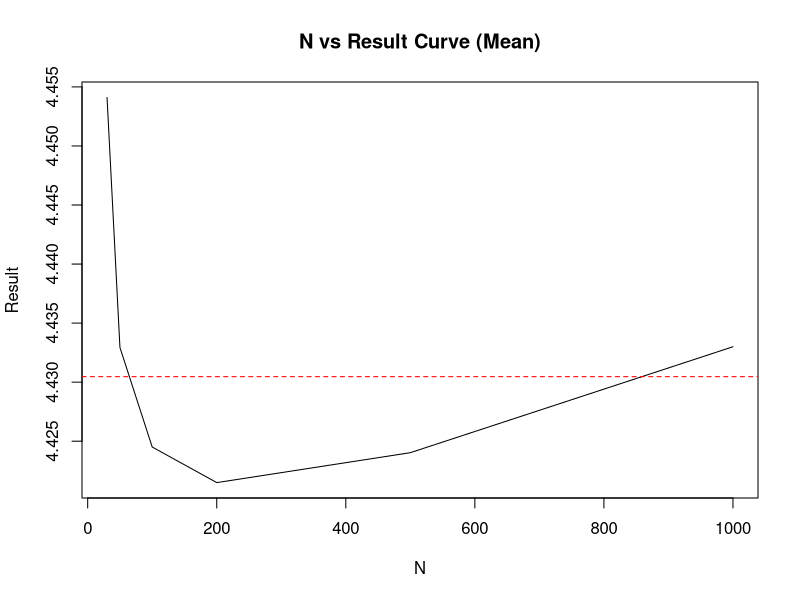
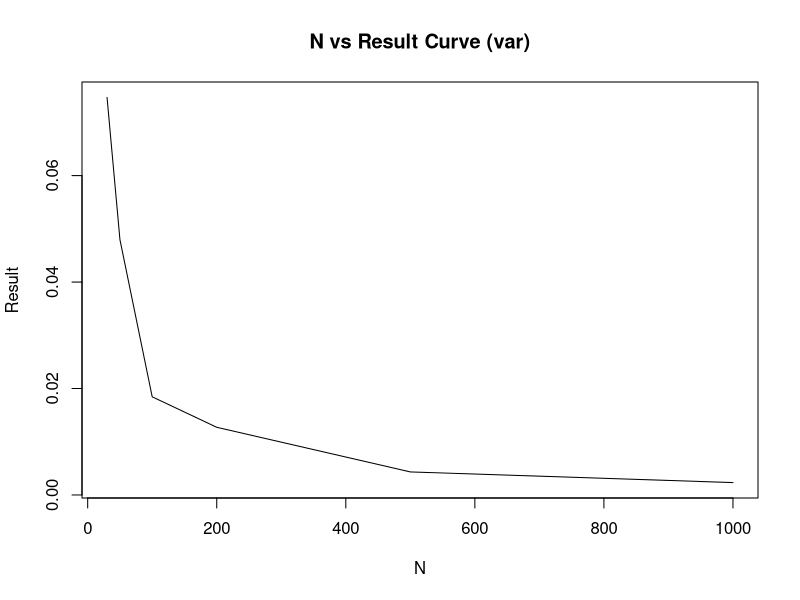
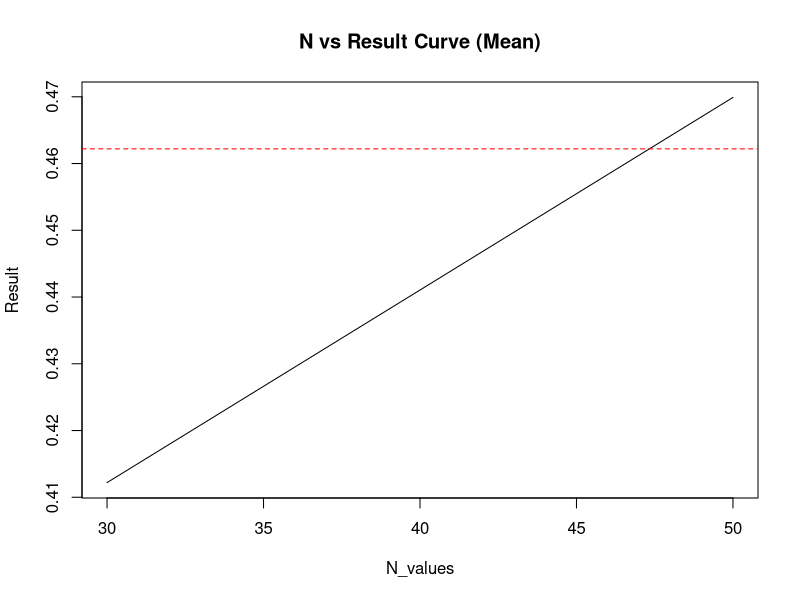
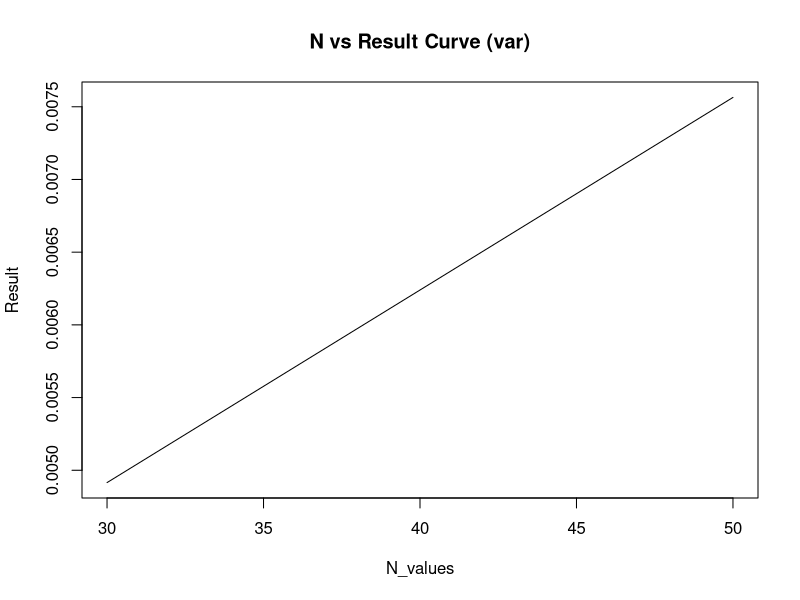
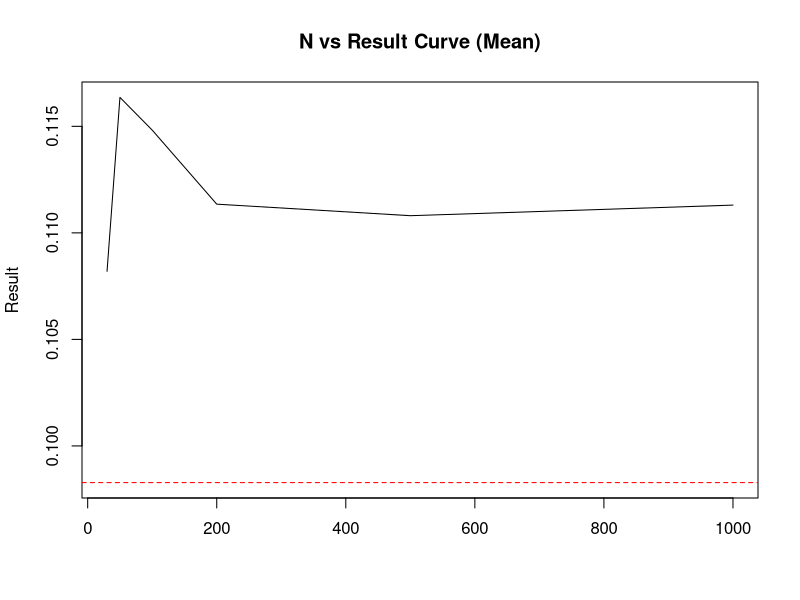
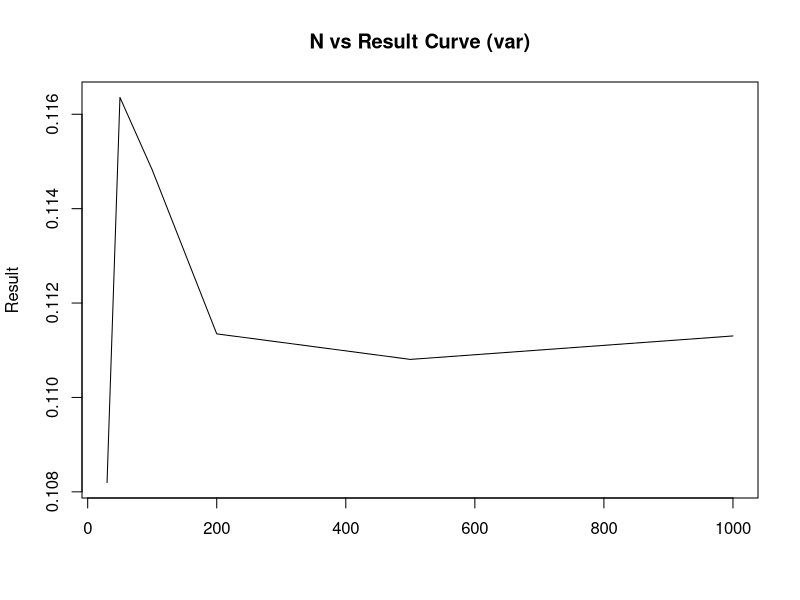

Write the R code that produced these figures, in order.
## ---- chunk 1
rm(list = ls())

# 定义Black-Scholes模型的期权定价公式
analytic_v_put <- function(S, K, r, sigma, T){
  d1 <- (log(S/K) + (r + 0.5 * sigma^2) * T) / (sigma * sqrt(T))
  d2 <- d1 - sigma * sqrt(T)
  put_price <- K * exp(-r * T) * pnorm(-d2) - S * pnorm(-d1)
  return(put_price)
}

phi_X <- function(X,K) pmax(K - X, 0)

# 定义Euler方法
euler_discretization <- function(S0, r, sigma, T,num_steps , N){
  dt <- T / num_steps
  paths <- matrix(0, num_steps+1, N)
  paths[1,] <- S0
  for (i in 1:N){
    for (j in 1:num_steps){
      paths[j+1,i] <- paths[j,i] + r*paths[j,i]*dt + sigma*paths[j,i]*sqrt(dt)*rnorm(1)
    }
  }
  return(paths)
}

# 执行蒙特卡罗模拟
num_steps <- 100 # 模拟时间步数
N <- 1000 # 模拟次数
S0 <- 5
K <- 10
r <- 0.06
sigma <- 0.3
T <- 1

#——————————————————————————————测试部分——————————————————————————————
# 使用解析解公式计算期权价格
analytic_put_price <- analytic_v_put(S0, K, r, sigma, T)

# 使用Euler方法计算期权价格
paths <- euler_discretization(S0, r, sigma, T, num_steps, N)
v_put_price <- mean(phi_X( paths[num_steps+1,],K)) * exp(-r * T)

# 输出结果
# 输出参数设置
cat("Parameter Settings:\n")
cat("S0:", S0, "\n","K:", K, "\n","r:", r, "\n","sigma:", sigma, "\n","T:", T, "\n")
cat("Analytic Vanilla Put Price:", analytic_put_price, "\n")
cat("MC Vanilla Put Price:", v_put_price, "\n")

#——————————————————————————————实验部分——————————————————————————————
# 定义函数来执行实验并计算结果
run_experiment <- function(N, num_repeats) {
  results <- matrix(0, length(N), 2)  # 创建一个空的矩阵来存储结果
  for (i in 1:length(N)) {
    temp_results <- numeric(num_repeats)  # 创建一个临时向量来存储每个N值的重复实验结果
    for (j in 1:num_repeats) {
      paths <- euler_discretization(S0, r, sigma, T, num_steps, N[i])
      temp_results[j] <- mean(phi_X(paths[num_steps+1,], K)) * exp(-r * T)
    }
    results[i,] <- c(mean(temp_results),var(temp_results))  # 计算每个N值的平均结果和方差
  }
  return(results)
}

N_values <- c(30, 50, 100, 200, 500, 1000)
# 运行实验
experiment_results <- run_experiment(N_values, 100)
# 绘制N值与结果的曲线
plot(N_values, experiment_results[,1], type = "l", xlab = "N", ylab = "Result", main = "N vs Result Curve (Mean)")
# 添加水平红虚线
abline(h = analytic_put_price, col = "red", lty = 2)
# 绘制N值与结果的曲线
plot(N_values, experiment_results[,2], type = "l", xlab = "N", ylab = "Result", main = "N vs Result Curve (var)")

## ---- chunk 2
rm(list = ls())

# 定义Black-Scholes模型的期权定价公式
analytic_b_call <- function(S, K, r, sigma, T){
  d2 <- (log(S/K) + (r -0.5 * sigma^2) * T) / (sigma * sqrt(T))
  res <- exp(-r *T) * pnorm(d2)
  return(res)
}

phi_X <- function(X,K) ifelse(X > K, 1, 0)

# 定义Euler方法
euler_discretization <- function(S0, r, sigma, T,num_steps , N){
  dt <- T / num_steps
  paths <- matrix(0, num_steps+1, N)
  paths[1,] <- S0
  for (i in 1:N){
    for (j in 1:num_steps){
      paths[j+1,i] <- paths[j,i] + r*paths[j,i]*dt + sigma*paths[j,i]*sqrt(dt)*rnorm(1)
    }
  }
  return(paths)
}

num_steps <- 100 # 模拟时间步数
N <- 1000 # 模拟次数
S0 <- 0.5
K <- 0.5
r <- 0.1
sigma <- 0.5
T <- 0.5

#——————————————————————————————测试部分——————————————————————————————
# 使用解析解公式计算期权价格
analytic_call <- analytic_b_call(S0, K, r, sigma, T)

# 使用Euler方法计算期权价格
paths <- euler_discretization(S0, r, sigma, T, num_steps, N)
MC_b_call <- mean(phi_X(paths[num_steps+1,],K))* exp(-r * T)

# 输出结果
# 输出参数设置
cat("Parameter Settings:\n")
cat("S0:", S0, "\n","K:", K, "\n","r:", r, "\n","sigma:", sigma, "\n","T:", T, "\n")
cat("Analytic Binary Call Price:", analytic_call, "\n")
cat("MC Binary call Price:", MC_b_call, "\n")

#——————————————————————————————实验部分——————————————————————————————
# 定义函数来执行实验并计算结果
run_experiment <- function(N, num_repeats) {
  results <- matrix(0, length(N), 2)  # 创建一个空的矩阵来存储结果
  for (i in 1:length(N)) {
    temp_results <- numeric(num_repeats)  # 创建一个临时向量来存储每个N值的重复实验结果
    for (j in 1:num_repeats) {
      paths <- euler_discretization(S0, r, sigma, T, num_steps, N[i])
      temp_results[j] <-  mean(phi_X(paths[num_steps+1,],K))* exp(-r * T)
    }
    results[i,] <- c(mean(temp_results),var(temp_results))  # 计算每个N值的平均结果和方差
  }
  return(results)
}

N_values <- c(30, 50)
# 运行实验
experiment_results <- run_experiment(N_values, 10)
# 绘制N值与结果的曲线
plot(N_values, experiment_results[,1], type = "l", ylab = "Result", main = "N vs Result Curve (Mean)")
# 添加水平红虚线
abline(h = analytic_call, col = "red", lty = 2)
# 绘制N值与结果的曲线
plot(N_values, experiment_results[,2], type = "l", ylab = "Result", main = "N vs Result Curve (var)")
## ---- chunk 3
rm(list = ls())

analytic_uob_call <- function(S,K,H, r, sigma, T) {
  lambda <- (r+sigma^2/2)/sigma^2
  y1 <- log(H^2/(S*K))/(sigma*sqrt(T))+lambda*sigma*sqrt(T)
  y2 <- log(H/S)/ (sigma * sqrt(T)) +lambda*sigma*sqrt(T) 
  x1 <- log(S/K)/ (sigma * sqrt(T)) +lambda*sigma*sqrt(T)
  x2 <- log(S/H)/ (sigma * sqrt(T)) +lambda*sigma*sqrt(T)
  A <- S*pnorm(x1)-K*exp(-r*T)*pnorm(x1-sigma*sqrt(T))
  B <- S*pnorm(x2)-K*exp(-r*T)*pnorm(x2-sigma*sqrt(T))
  C <- S*(H/S)^(2*lambda)*pnorm(-y1)-K*exp(-r*T)*(H/S)^(2*lambda-2)*pnorm(-y1+sigma*sqrt(T))
  D <- S*(H/S)^(2*lambda)*pnorm(-y2)-K*exp(-r*T)*(H/S)^(2*lambda-2)*pnorm(-y2+sigma*sqrt(T))
  cuo <-  A-B+C-D
          
  
  if(K>H){
    return (0)
  } else if (K<=H) {
    return (cuo)
  }
}

phi_X <- function(X,K,B){
  barrier_hit <- apply(X, 2, function(x) max(x) >= B)  # 检查每次模拟是否达到barrier
  payoff <- pmax(X[nrow(X), ] - K, 0)  # 计算期权到期时的支付
  payoff[barrier_hit] <- 0  # 如果价格超过barrier，期权价值为0
  return (payoff)
}

# 定义Euler方法
euler_discretization <- function(S0, r, sigma, T,num_steps , N){
  dt <- T / num_steps
  paths <- matrix(0, num_steps+1, N)
  paths[1,] <- S0
  for (i in 1:N){
    for (j in 1:num_steps){
      paths[j+1,i] <- paths[j,i] + r*paths[j,i]*dt + sigma*paths[j,i]*sqrt(dt)*rnorm(1)
    }
  }
  return(paths)
}

num_steps <- 100 # 模拟时间步数
N <- 1000 # 模拟次数
S0 <- 5
K <- 6
r <- 0.05
sigma <- 0.3
T <- 1
B <- 8

#——————————————————————————————测试部分——————————————————————————————
# 使用解析解公式计算期权价格
analytic_call <- analytic_uob_call(S0, K, B, r, sigma, T)

# 使用Euler方法计算期权价格
paths <- euler_discretization(S0, r, sigma, T, num_steps, N)
MC_uob_call <- mean(phi_X(paths,K,B)) * exp(-r * T)

# 输出结果
# 输出参数设置
cat("Parameter Settings:\n")
cat("S0:", S0, "\n","K:", K, "\n","r:", r, "\n","sigma:", sigma, "\n","T:", T, "\n")
cat("Analytic Up-and-Out Barrier Put Price:", analytic_call, "\n")
cat("MC Up-and-Out Barrier Price:", MC_uob_call, "\n")

#——————————————————————————————实验部分——————————————————————————————
# 定义函数来执行实验并计算结果
run_experiment <- function(N, num_repeats) {
  results <- matrix(0, length(N), 2)  # 创建一个空的矩阵来存储结果
  for (i in 1:length(N)) {
    temp_results <- numeric(num_repeats)  # 创建一个临时向量来存储每个N值的重复实验结果
    for (j in 1:num_repeats) {
      paths <- euler_discretization(S0, r, sigma, T, num_steps, N[i])
      temp_results[j] <- mean(phi_X(paths,K,B)) * exp(-r * T)
    }
    results[i,] <- c(mean(temp_results))  # 计算每个N值的平均结果和方差
  }
  return(results)
}

N_values <- c(30, 50, 100, 200, 500, 1000)
# 运行实验
experiment_results <- run_experiment(N_values, 100)
# 绘制N值与结果的曲线
plot(N_values, experiment_results[,1], type = "l", xlab = "", ylab = "Result",
                                            ylim = range(c(experiment_results[,1], analytic_call)),
                                            main = "N vs Result Curve (Mean)")
# 添加水平红虚线
abline(h = analytic_call, col = "red", lty = 2)
# 绘制N值与结果的曲线
plot(N_values, experiment_results[,2], type = "l", xlab = "", ylab = "Result", main = "N vs Result Curve (var)")
## ---- chunk 4
rm(list = ls())

phi_X <- function(X,K) pmax( colMeans(X)- K, 0)

# 定义Euler方法
euler_discretization <- function(S0, r, sigma, T,num_steps , N ){
  dt <- T / num_steps
  # 申明变量
  paths <- matrix(0, num_steps+1, N)
  paths[1,] <- S0
  antithetic_paths <- matrix(0, num_steps+1, N)
  antithetic_paths[1,] <- S0
  # 采样标准正态
  Z <- matrix(rnorm(num_steps*N), nrow=num_steps)
  for (i in 1:N){
    for (j in 1:num_steps){
      paths[j+1,i] <- paths[j,i]* (1 + r*dt + sigma*sqrt(dt)*Z[j,i] ) 
      antithetic_paths[j+1,i] <- antithetic_paths[j,i]* (1 + r*dt - sigma*sqrt(dt)*Z[j,i] )
    }
  }
  return(list(paths, antithetic_paths))
}

# 建模参数
S0 <- 100
K <- 90
r <- 0.05
sigma <- 0.3
T <- 2
m <- 20
N <- 50

# 使用Euler方法计算期权价格
result <- euler_discretization(S0, r, sigma, T, num_steps=m, N)
paths <- result[[1]]
anti_paths <- result[[2]]
hST_samples <- phi_X(paths[-1,],K)
# 对立变量方法
hST_AV_samples <- (hST_samples+phi_X(anti_paths[-1,],K))/2
# 控制变量方法, 直接用轨迹最后时刻作为随机变量Xi
c <- - cov(paths[(m+1),],hST_samples)/var(paths[(m+1),])
Eh0 <- S0*(1+r*T/m)^m
hST_CV_samples <- hST_samples + c*(paths[(m+1),]- Eh0)

cat("h(ST) samples     mean: ",mean(hST_samples),"var: " ,var(hST_samples) ,"\n")
cat("h(ST)_AV samples  mean: ",mean(hST_AV_samples),"var: " ,var(hST_AV_samples) ,"\n")
cat("h(ST)_CV samples  mean: ",mean(hST_CV_samples),"var: " ,var(hST_CV_samples) ,"\n")

cat("h(S0) est: ",mean(hST_samples)* exp(-r * T),"\n")
cat("h(S0)_AV est: ",mean(hST_AV_samples)* exp(-r * T),"\n")
cat("h(S0)_CV est: ",mean(hST_CV_samples)* exp(-r * T),"\n")

